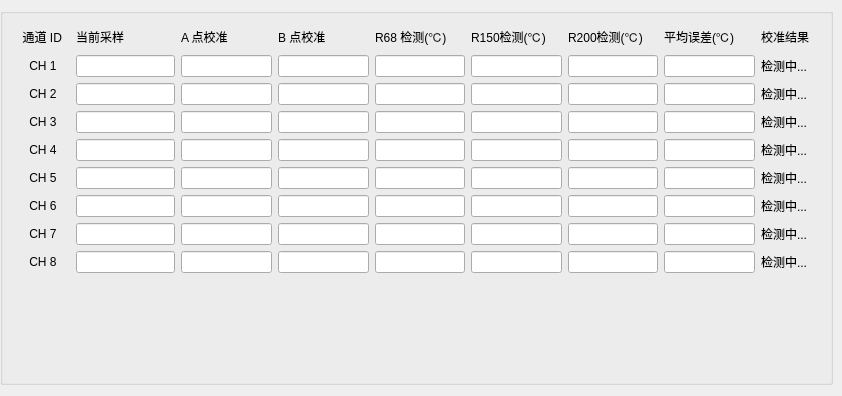
<?xml version="1.0" encoding="UTF-8"?>
<ui version="4.0">
 <class>widget_Calibration_Backstage</class>
 <widget class="QWidget" name="widget_Calibration_Backstage">
  <property name="geometry">
   <rect>
    <x>0</x>
    <y>0</y>
    <width>842</width>
    <height>396</height>
   </rect>
  </property>
  <property name="windowTitle">
   <string>Form</string>
  </property>
  <widget class="QGroupBox" name="groupBox">
   <property name="geometry">
    <rect>
     <x>0</x>
     <y>8</y>
     <width>833</width>
     <height>377</height>
    </rect>
   </property>
   <property name="title">
    <string/>
   </property>
   <widget class="QWidget" name="">
    <property name="geometry">
     <rect>
      <x>16</x>
      <y>16</y>
      <width>793</width>
      <height>249</height>
     </rect>
    </property>
    <layout class="QGridLayout" name="gridLayout">
     <item row="0" column="0">
      <widget class="QLabel" name="label">
       <property name="text">
        <string>  通道 ID</string>
       </property>
      </widget>
     </item>
     <item row="0" column="1">
      <widget class="QLabel" name="label_2">
       <property name="text">
        <string>当前采样</string>
       </property>
      </widget>
     </item>
     <item row="1" column="0">
      <widget class="QLabel" name="label_9">
       <property name="text">
        <string>    CH 1    </string>
       </property>
      </widget>
     </item>
     <item row="1" column="1">
      <widget class="QLineEdit" name="lineEdit_2"/>
     </item>
     <item row="1" column="2" colspan="2">
      <widget class="QLineEdit" name="lineEdit"/>
     </item>
     <item row="1" column="4" colspan="2">
      <widget class="QLineEdit" name="lineEdit_3"/>
     </item>
     <item row="1" column="6" colspan="2">
      <widget class="QLineEdit" name="lineEdit_4"/>
     </item>
     <item row="1" column="8" colspan="2">
      <widget class="QLineEdit" name="lineEdit_5"/>
     </item>
     <item row="1" column="10" colspan="2">
      <widget class="QLineEdit" name="lineEdit_6"/>
     </item>
     <item row="1" column="12" colspan="2">
      <widget class="QLineEdit" name="lineEdit_7"/>
     </item>
     <item row="1" column="14">
      <widget class="QLabel" name="label_20">
       <property name="text">
        <string>检测中...</string>
       </property>
      </widget>
     </item>
     <item row="2" column="0">
      <widget class="QLabel" name="label_10">
       <property name="text">
        <string>    CH 2    </string>
       </property>
      </widget>
     </item>
     <item row="2" column="1">
      <widget class="QLineEdit" name="lineEdit_8"/>
     </item>
     <item row="2" column="2" colspan="2">
      <widget class="QLineEdit" name="lineEdit_15"/>
     </item>
     <item row="2" column="4" colspan="2">
      <widget class="QLineEdit" name="lineEdit_22"/>
     </item>
     <item row="2" column="6" colspan="2">
      <widget class="QLineEdit" name="lineEdit_23"/>
     </item>
     <item row="2" column="8" colspan="2">
      <widget class="QLineEdit" name="lineEdit_24"/>
     </item>
     <item row="2" column="10" colspan="2">
      <widget class="QLineEdit" name="lineEdit_45"/>
     </item>
     <item row="2" column="12" colspan="2">
      <widget class="QLineEdit" name="lineEdit_51"/>
     </item>
     <item row="2" column="14">
      <widget class="QLabel" name="label_18">
       <property name="text">
        <string>检测中...</string>
       </property>
      </widget>
     </item>
     <item row="3" column="0">
      <widget class="QLabel" name="label_12">
       <property name="text">
        <string>    CH 3    </string>
       </property>
      </widget>
     </item>
     <item row="3" column="1">
      <widget class="QLineEdit" name="lineEdit_9"/>
     </item>
     <item row="3" column="2" colspan="2">
      <widget class="QLineEdit" name="lineEdit_16"/>
     </item>
     <item row="3" column="4" colspan="2">
      <widget class="QLineEdit" name="lineEdit_34"/>
     </item>
     <item row="3" column="6" colspan="2">
      <widget class="QLineEdit" name="lineEdit_35"/>
     </item>
     <item row="3" column="8" colspan="2">
      <widget class="QLineEdit" name="lineEdit_40"/>
     </item>
     <item row="3" column="10" colspan="2">
      <widget class="QLineEdit" name="lineEdit_46"/>
     </item>
     <item row="3" column="12" colspan="2">
      <widget class="QLineEdit" name="lineEdit_52"/>
     </item>
     <item row="3" column="14">
      <widget class="QLabel" name="label_21">
       <property name="text">
        <string>检测中...</string>
       </property>
      </widget>
     </item>
     <item row="4" column="0">
      <widget class="QLabel" name="label_11">
       <property name="text">
        <string>    CH 4    </string>
       </property>
      </widget>
     </item>
     <item row="4" column="1">
      <widget class="QLineEdit" name="lineEdit_10"/>
     </item>
     <item row="4" column="2" colspan="2">
      <widget class="QLineEdit" name="lineEdit_21"/>
     </item>
     <item row="4" column="4" colspan="2">
      <widget class="QLineEdit" name="lineEdit_33"/>
     </item>
     <item row="4" column="6" colspan="2">
      <widget class="QLineEdit" name="lineEdit_20"/>
     </item>
     <item row="4" column="8" colspan="2">
      <widget class="QLineEdit" name="lineEdit_19"/>
     </item>
     <item row="4" column="10" colspan="2">
      <widget class="QLineEdit" name="lineEdit_18"/>
     </item>
     <item row="4" column="12" colspan="2">
      <widget class="QLineEdit" name="lineEdit_17"/>
     </item>
     <item row="4" column="14">
      <widget class="QLabel" name="label_22">
       <property name="text">
        <string>检测中...</string>
       </property>
      </widget>
     </item>
     <item row="5" column="0">
      <widget class="QLabel" name="label_13">
       <property name="text">
        <string>    CH 5    </string>
       </property>
      </widget>
     </item>
     <item row="5" column="1">
      <widget class="QLineEdit" name="lineEdit_11"/>
     </item>
     <item row="5" column="2" colspan="2">
      <widget class="QLineEdit" name="lineEdit_27"/>
     </item>
     <item row="5" column="4" colspan="2">
      <widget class="QLineEdit" name="lineEdit_32"/>
     </item>
     <item row="5" column="6" colspan="2">
      <widget class="QLineEdit" name="lineEdit_36"/>
     </item>
     <item row="5" column="8" colspan="2">
      <widget class="QLineEdit" name="lineEdit_41"/>
     </item>
     <item row="5" column="10" colspan="2">
      <widget class="QLineEdit" name="lineEdit_47"/>
     </item>
     <item row="5" column="12" colspan="2">
      <widget class="QLineEdit" name="lineEdit_53"/>
     </item>
     <item row="5" column="14">
      <widget class="QLabel" name="label_23">
       <property name="text">
        <string>检测中...</string>
       </property>
      </widget>
     </item>
     <item row="6" column="0">
      <widget class="QLabel" name="label_14">
       <property name="text">
        <string>    CH 6    </string>
       </property>
      </widget>
     </item>
     <item row="6" column="1">
      <widget class="QLineEdit" name="lineEdit_12"/>
     </item>
     <item row="6" column="2" colspan="2">
      <widget class="QLineEdit" name="lineEdit_26"/>
     </item>
     <item row="6" column="4" colspan="2">
      <widget class="QLineEdit" name="lineEdit_31"/>
     </item>
     <item row="6" column="6" colspan="2">
      <widget class="QLineEdit" name="lineEdit_37"/>
     </item>
     <item row="6" column="8" colspan="2">
      <widget class="QLineEdit" name="lineEdit_42"/>
     </item>
     <item row="6" column="10" colspan="2">
      <widget class="QLineEdit" name="lineEdit_48"/>
     </item>
     <item row="6" column="12" colspan="2">
      <widget class="QLineEdit" name="lineEdit_54"/>
     </item>
     <item row="6" column="14">
      <widget class="QLabel" name="label_24">
       <property name="text">
        <string>检测中...</string>
       </property>
      </widget>
     </item>
     <item row="7" column="0">
      <widget class="QLabel" name="label_15">
       <property name="text">
        <string>    CH 7    </string>
       </property>
      </widget>
     </item>
     <item row="7" column="1">
      <widget class="QLineEdit" name="lineEdit_13"/>
     </item>
     <item row="7" column="2" colspan="2">
      <widget class="QLineEdit" name="lineEdit_25"/>
     </item>
     <item row="7" column="4" colspan="2">
      <widget class="QLineEdit" name="lineEdit_30"/>
     </item>
     <item row="7" column="6" colspan="2">
      <widget class="QLineEdit" name="lineEdit_38"/>
     </item>
     <item row="7" column="8" colspan="2">
      <widget class="QLineEdit" name="lineEdit_43"/>
     </item>
     <item row="7" column="10" colspan="2">
      <widget class="QLineEdit" name="lineEdit_49"/>
     </item>
     <item row="7" column="12" colspan="2">
      <widget class="QLineEdit" name="lineEdit_55"/>
     </item>
     <item row="7" column="14">
      <widget class="QLabel" name="label_25">
       <property name="text">
        <string>检测中...</string>
       </property>
      </widget>
     </item>
     <item row="8" column="0">
      <widget class="QLabel" name="label_16">
       <property name="text">
        <string>    CH 8    </string>
       </property>
      </widget>
     </item>
     <item row="8" column="1">
      <widget class="QLineEdit" name="lineEdit_14"/>
     </item>
     <item row="8" column="2" colspan="2">
      <widget class="QLineEdit" name="lineEdit_28"/>
     </item>
     <item row="8" column="4" colspan="2">
      <widget class="QLineEdit" name="lineEdit_29"/>
     </item>
     <item row="8" column="6" colspan="2">
      <widget class="QLineEdit" name="lineEdit_39"/>
     </item>
     <item row="8" column="8" colspan="2">
      <widget class="QLineEdit" name="lineEdit_44"/>
     </item>
     <item row="8" column="10" colspan="2">
      <widget class="QLineEdit" name="lineEdit_50"/>
     </item>
     <item row="8" column="12" colspan="2">
      <widget class="QLineEdit" name="lineEdit_56"/>
     </item>
     <item row="8" column="14">
      <widget class="QLabel" name="label_26">
       <property name="text">
        <string>检测中...</string>
       </property>
      </widget>
     </item>
     <item row="0" column="14">
      <widget class="QLabel" name="label_17">
       <property name="text">
        <string>校准结果</string>
       </property>
      </widget>
     </item>
     <item row="0" column="12" colspan="2">
      <widget class="QLabel" name="label_8">
       <property name="text">
        <string>平均误差(℃)</string>
       </property>
      </widget>
     </item>
     <item row="0" column="10" colspan="2">
      <widget class="QLabel" name="label_7">
       <property name="text">
        <string>R200检测(℃)</string>
       </property>
      </widget>
     </item>
     <item row="0" column="8" colspan="2">
      <widget class="QLabel" name="label_6">
       <property name="text">
        <string>R150检测(℃)</string>
       </property>
      </widget>
     </item>
     <item row="0" column="6" colspan="2">
      <widget class="QLabel" name="label_5">
       <property name="text">
        <string>R68 检测(℃)</string>
       </property>
      </widget>
     </item>
     <item row="0" column="4" colspan="2">
      <widget class="QLabel" name="label_4">
       <property name="text">
        <string>B 点校准</string>
       </property>
      </widget>
     </item>
     <item row="0" column="2" colspan="2">
      <widget class="QLabel" name="label_3">
       <property name="text">
        <string>A 点校准</string>
       </property>
      </widget>
     </item>
    </layout>
   </widget>
  </widget>
 </widget>
 <resources/>
 <connections/>
</ui>
